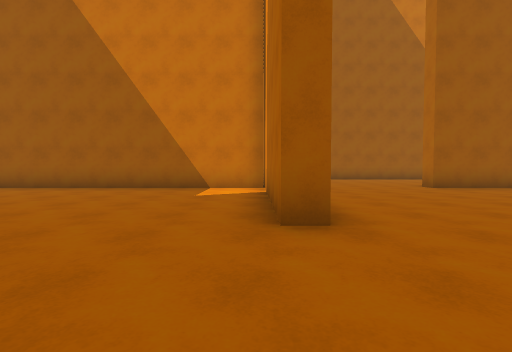
View 1 (above)

20 first-person views from a walk through a scene from a Unity 3-D project. The camera is 1.2 m above the floor, tilts 2° down and sees 85° across. The floor is counted in squares, 2 m on a side. Each view is taken from the middle of a square. On the plan, view 1 faces up. The plan holds only what a view shows up to about 9 squares ahead; the rest is blank.

View 2
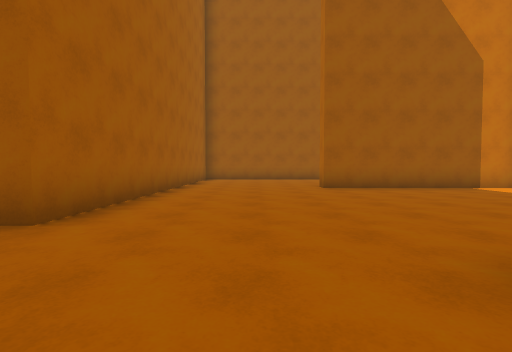

View 3
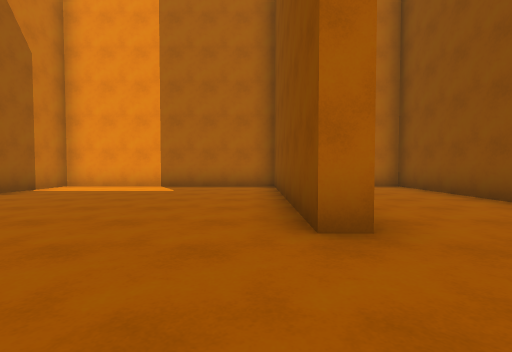

View 4
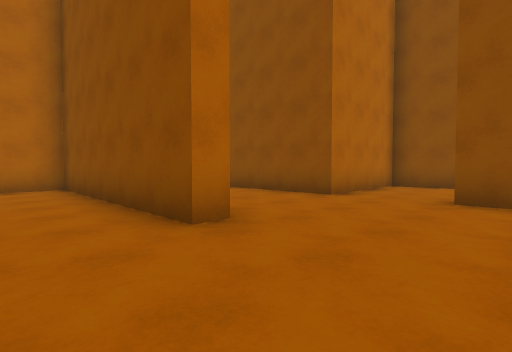

View 5
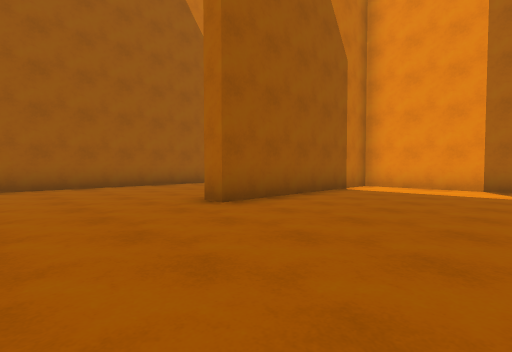

View 6
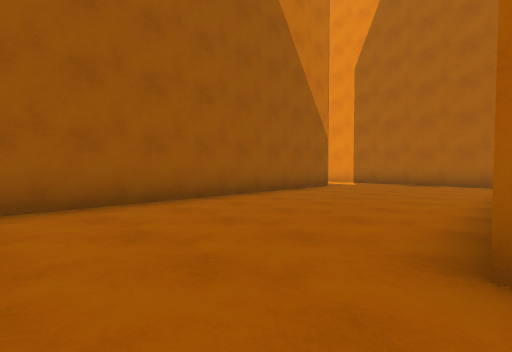

View 7
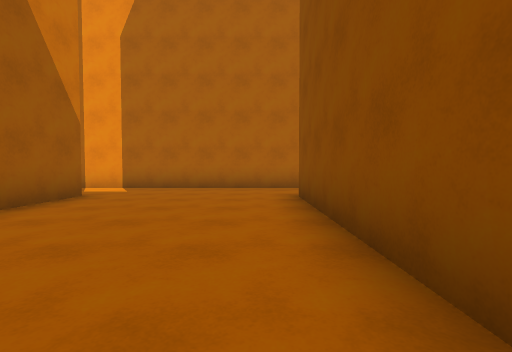

View 8
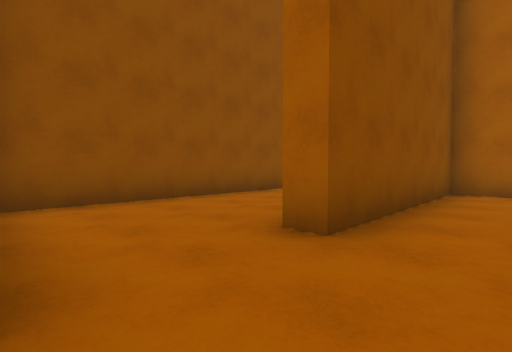

View 9
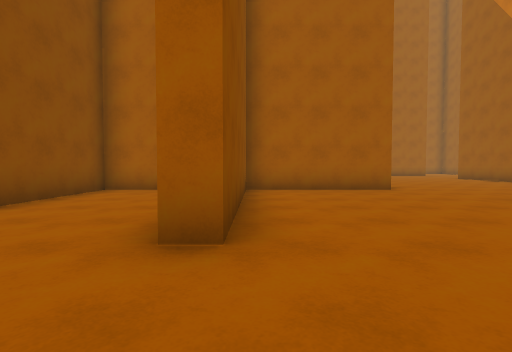

View 10
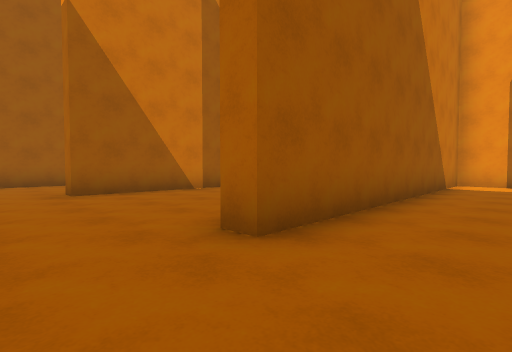

View 11
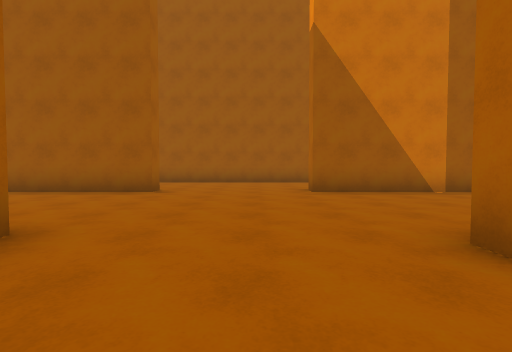

View 12
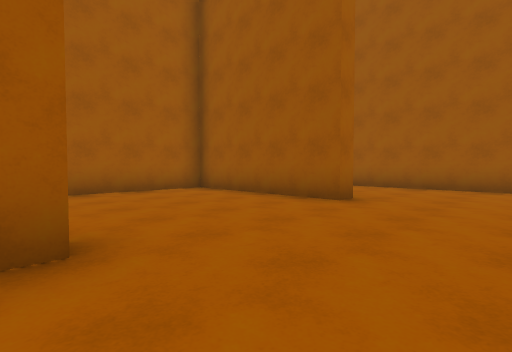

View 13
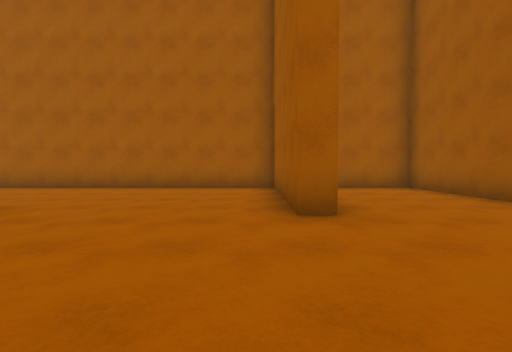

View 14
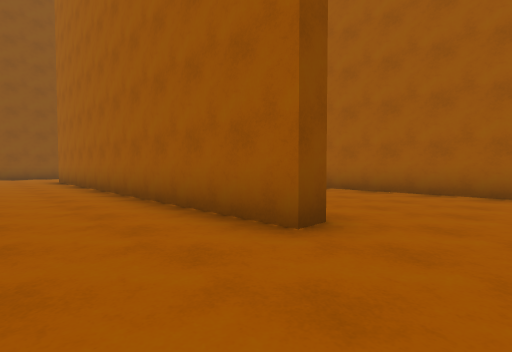

View 15
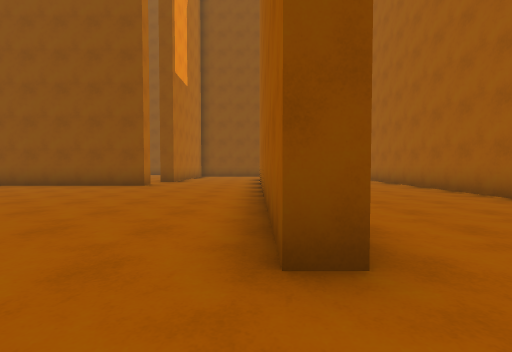

View 16
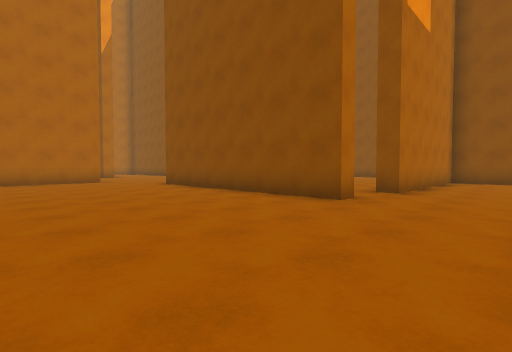

View 17
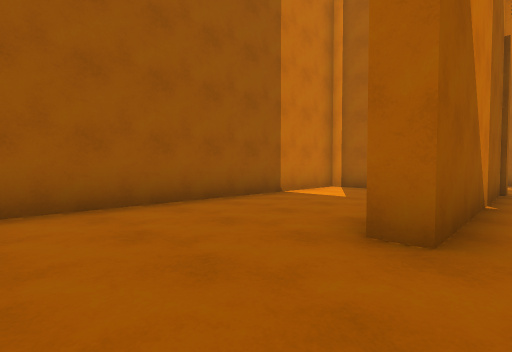

View 18
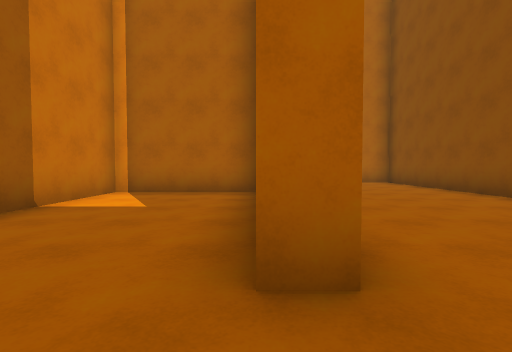

View 19
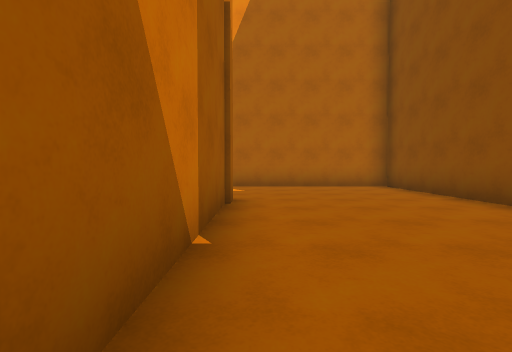

View 20
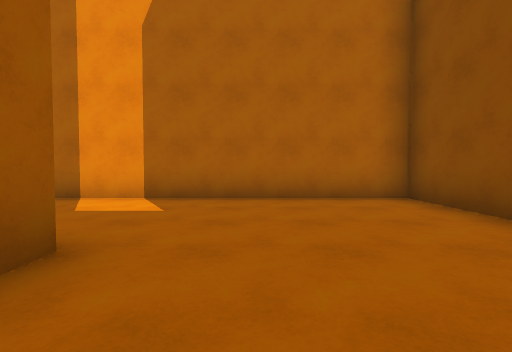

### Floor plan
Points are (right, up) in squares from view 1. A wall is a line through its corners. A room is listed if a view was taken in it or the views show most of it. See-through windows are left out.
Room 1 (views 1, 2, 3, 4, 5, 6, 7, 8, 9)
walls: (4.5, 0.9) (4.5, 1.4) (10.4, 1.4) (10.4, 7.6) (4.9, 7.6) (4.9, 8.2); (5.9, 8.1) (10.6, 8.1); (0.8, 9) (0.8, 2.8) (0.3, 2.8); (12.8, 7.8) (12.8, 12.4); (-2.1, 1.5) (-2.1, -2.3) (2.9, -2.3) (2.9, -2.8); (10.6, 12.5) (2.4, 12.5); (-2.1, -4.5) (-2.1, -5.8) (5, -5.8) (5, -2.3) (10.4, -2.3)
ways out: opening at (-0.5, 1.5) to room 2; opening at (11.5, 13)
Room 2 (views 10, 11, 12, 13, 14, 15, 16, 17, 18, 19, 20)
walls: (-12.8, 8.4) (-12.2, 8.4) (-12.2, -0.6); (-4.8, 8.1) (0.3, 8.1) (0.3, 14.9); (-12.4, 13.1) (-12.4, 12.5) (-16.8, 12.5) (-16.8, 1); (-8.7, 0.9) (-8.7, 1.4) (-2.8, 1.4); (-3.5, 13) (-3.5, 16.2) (-16.8, 16.2) (-16.8, 14.2); (-3, 12.5) (-8.7, 12.5) (-8.7, 13); (-8.9, -2.4) (-8.9, -0.5) (-8.4, -0.5); (0.3, 2.8) (0.3, 7.6) (-8.3, 7.6) (-8.3, 8.2)
ways out: opening at (-0.5, 1.5) to room 1; opening at (-10.5, -1.5); opening at (-8, 0)

Positions as (right, up) in squares from view 1, and headings:
1: (0, 0), facing up
2: (3, 0), facing up
3: (2, 2), facing right
4: (2, 3), facing down-right
5: (2, 4), facing up-right
6: (3, 8), facing up-right
7: (5, 9), facing right
8: (5, -1), facing down-left
9: (5, -2), facing left
10: (-10, 6), facing up-right
11: (-10, 6), facing up
12: (-10, 8), facing up-left
13: (-9, 12), facing left
14: (-10, 10), facing down-left
15: (-12, 10), facing down
16: (-11, 6), facing down-right
17: (-11, 12), facing up-right
18: (-10, 13), facing right
19: (-8, 12), facing right
20: (-5, 11), facing right
